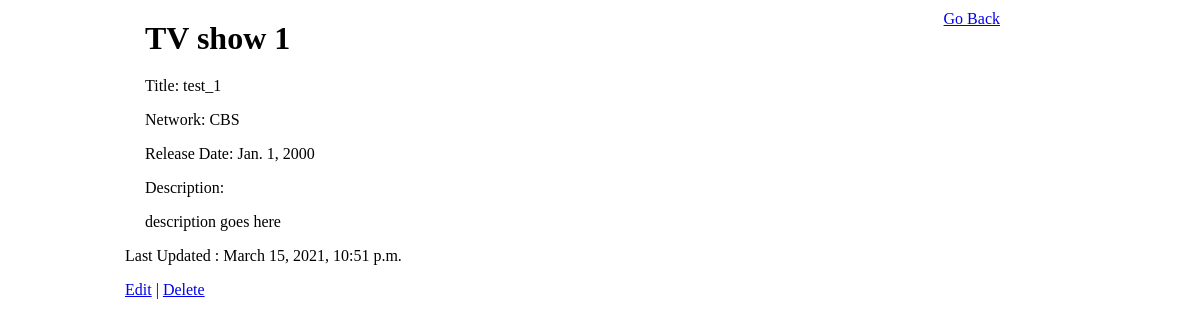
Page /shows/1 on the committed database.
### display/models.py (models this page shows)
class Show (models.Model):
    title = models.CharField(max_length=255)
    release_date = models.DateField()
    network = models.ForeignKey(Network, related_name="shows", on_delete=models.CASCADE)
    desc = models.TextField()
    created_at = models.DateTimeField(auto_now_add=True)
    updated_at = models.DateTimeField(auto_now=True)
    objects = DataManager()

class Network (models.Model):
    name = models.CharField(max_length=50)
    created_at = models.DateTimeField(auto_now_add=True)
    updated_at = models.DateTimeField(auto_now=True)
    objects = DataManager()

### display/views.py (the view)
# urls.py: path('shows/<int:val>', views.show),
def show(request, val):
    context = {"this_show": Show.objects.get(id = val)}
    return render(request, 'show.html', context)

### display/templates/show.html (shortened to what this page needs)
<!DOCTYPE html>
<html lang="en">
<head>
    {% load static %}
    <link rel="stylesheet" href="{% static 'css/style.css' %}">
</head>
<body>
    <div class="wrapper" id = "display">
        <div class = "back">
            <a href="/shows">Go Back</a>
        </div>
        <h1 id  ="show_head"> TV show {{this_show.id}}</h1>
        <div id ="show">
            <p>Title: {{this_show.title}}</p>
            <p>Network: {{this_show.network.name}}</p>
            <p>Release Date: {{this_show.release_date}}</p>
            <p>Description:</p>
            <p>{{this_show.desc}}</p>
        </div>
        <p>Last Updated : {{this_show.updated_at}}</p>
        <p><a href="/edit/{{this_show.id}}">Edit</a> | <a href="/{{this_show.id}}/delete">Delete</a></p>
    </div>
</body>
</html>

### display/static/css/style.css (style rules this page uses)
.wrapper { width: 950px; min-height: 200px; margin: auto; }
h1 { text-align: center; }
.back { position: absolute; top: 10px; right: 200px; }
#show_head { text-align: left; margin: 20px 20px; }
#show { margin: 10px 20px; }

### rows in the picture
Show: id "1", title "test_1", network.name "CBS", release_date "Jan. 1, 2000", desc "description goes here", updated_at "March 15, 2021, 10:51 p.m."
